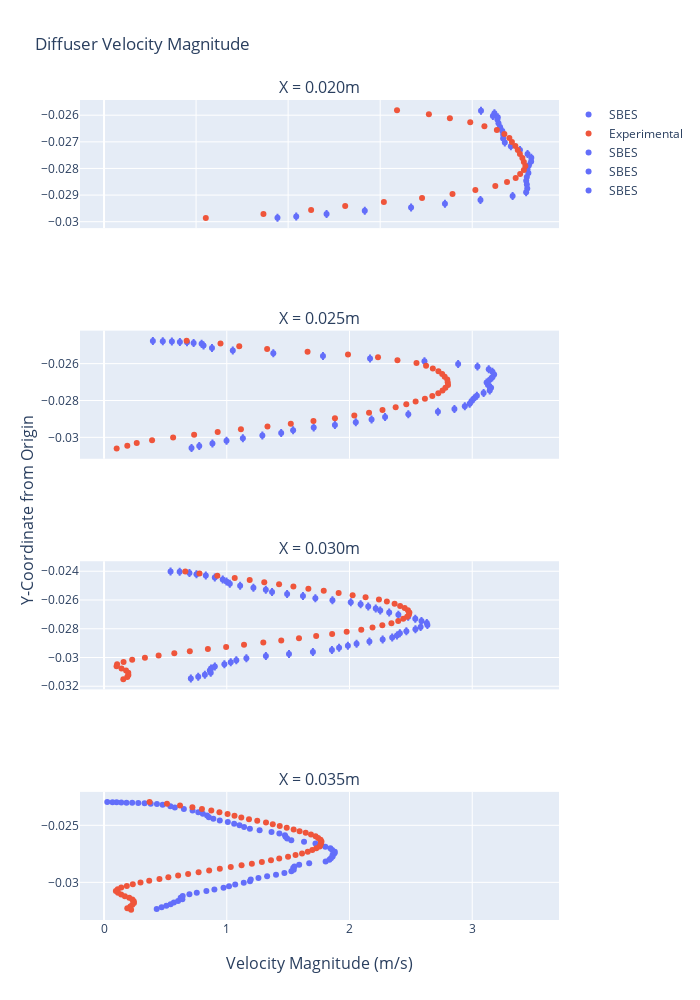

The code cell stored with this chart in its notebook:
### Code cell
color10_16 = ['#636EFA', '#EF553B', '#00CC96', '#AB63FA', '#FFA15A', '#19D3F3', '#FF6692', '#B6E880', '#FF97FF',
              '#FECB52']
fig1 = make_subplots(
    rows=4,
    cols=1,
    shared_xaxes=True,
    x_title="Velocity Magnitude (m/s)",
    y_title="Y-Coordinate from Origin",
    subplot_titles=("X = 0.020m", "X = 0.025m", "X = 0.030m", "X = 0.035m"))

fig1.add_trace(go.Scatter(x=d1_df['velocity-magnitude_bin_mean'],
                          y=d1_df['y-coordinate_bin_mean'],
                          mode='markers',
                          name='SBES',
                          line=dict(color=color10_16[0]),
                          # error_x_array=d4_df['velocity-magnitude_std'],
                          error_x_array=d1_df['y-coordinate_std']
                          ),
               row=1, col=1)

fig1.add_trace(go.Scatter(x=experimental_df['inst_Vmag'],
                          y=experimental_df['Y'],
                          mode='markers',
                          name='Experimental',
                          line=dict(color=color10_16[1])),
               row=1, col=1)

fig1.add_trace(go.Scatter(x=d2_df['velocity-magnitude_bin_mean'],
                          y=d2_df['y-coordinate_bin_mean'],
                          mode='markers',
                          name='SBES',
                          line=dict(color=color10_16[0]),
                          # error_x_array=d4_df['velocity-magnitude_std'],
                          error_x_array=d2_df['y-coordinate_std']
                          ),
               row=2, col=1)

fig1.add_trace(go.Scatter(x=experimental_df['inst_Vmag.1'],
                          y=experimental_df['Y.1'],
                          mode='markers',
                          name='Experimental',
                          line=dict(color=color10_16[1]),
                          showlegend=False),
               row=2, col=1)

fig1.add_trace(go.Scatter(x=d3_df['velocity-magnitude_bin_mean'],
                          y=d3_df['y-coordinate_bin_mean'],
                          mode='markers',
                          name='SBES',
                          line=dict(color=color10_16[0]),
                          # error_x_array=d4_df['velocity-magnitude_std'],
                          error_x_array=d3_df['y-coordinate_std']
                          ),
               row=3, col=1)

fig1.add_trace(go.Scatter(x=experimental_df['inst_Vmag.2'],
                          y=experimental_df['Y.2'],
                          mode='markers',
                          name='Experimental',
                          line=dict(color=color10_16[1]),
                          showlegend=False),
               row=3, col=1)

fig1.add_trace(go.Scatter(x=d4_df['velocity-magnitude_bin_mean'],
                          y=d4_df['y-coordinate_bin_mean'],
                          mode='markers',
                          name='SBES',
                          line=dict(color=color10_16[0])
                          # error_x_array=d4_df['velocity-magnitude_std']
                          # error_x_array=d4_df['y-coordinate_std']
                          ),
               row=4, col=1)

fig1.add_trace(go.Scatter(x=experimental_df['inst_Vmag.3'],
                          y=experimental_df['Y.3'],
                          mode='markers',
                          name='Experimental',
                          line=dict(color=color10_16[1]),
                          showlegend=False),
               row=4, col=1)

fig1.update_layout(height=1000, width=700,
                   title_text="Diffuser Velocity Magnitude",
                   xaxis=dict(
                       tickmode='linear',
                       tick0=0,
                       dtick=0.75
                   ))

fig1.show()

### Figure 1 — Plotly figure (JSON) as saved in the notebook; plotly's stock layout.template omitted (floating-point values rounded to 4 significant figures)
{"data": [{"error_x": {"array": [0.0, 0.0, 0.0, 0.0, 0.0, 0.0, 9.022e-10, 0.0, 0.0, 0.0, 0.0, 8.008e-10, 0.0, 0.0, 0.0, 0.0, 7.197e-10, 0.0, 9.022e-10, 0.0, 0.0, 9.022e-10, 0.0, 9.424e-10, 0.0, 0.0, 6.083e-10, 0.0, 0.0, 0.0, 0.0, 8.008e-10]}, "line": {"color": "#636EFA"}, "mode": "markers", "name": "SBES", "type": "scatter", "x": [3.072, 3.181, 3.168, 3.208, 3.205, 3.214, 3.227, 3.245, 3.252, 3.252, 3.266, 3.315, 3.389, 3.451, 3.481, 3.48, 3.461, 3.45, 3.458, 3.445, 3.44, 3.445, 3.448, 3.439, 3.329, 3.067, 2.778, 2.502, 2.125, 1.813, 1.566, 1.413], "xaxis": "x", "y": [-0.02583, -0.02592, -0.02603, -0.02607, -0.02616, -0.0263, -0.02645, -0.02659, -0.02673, -0.02688, -0.02702, -0.02717, -0.02731, -0.02745, -0.0276, -0.02774, -0.02789, -0.02803, -0.02817, -0.02832, -0.02846, -0.02861, -0.02875, -0.02889, -0.02904, -0.02918, -0.02933, -0.02947, -0.02959, -0.02971, -0.02981, -0.02985], "yaxis": "y"}, {"line": {"color": "#EF553B"}, "mode": "markers", "name": "Experimental", "type": "scatter", "x": [2.387, 2.647, 2.818, 2.984, 3.099, 3.201, 3.262, 3.303, 3.324, 3.351, 3.371, 3.389, 3.409, 3.421, 3.433, 3.421, 3.39, 3.354, 3.283, 3.188, 3.026, 2.839, 2.591, 2.28, 1.965, 1.687, 1.299, 0.8291, null, null, null, null, null, null, null, null, null, null, null, null, null, null, null, null, null, null, null, null, null, null, null, null, null, null, null, null, null, null, null, null, null, null, null, null], "xaxis": "x", "y": [-0.02581, -0.02596, -0.02611, -0.02626, -0.02641, -0.02656, -0.02671, -0.02686, -0.02701, -0.02716, -0.02731, -0.02746, -0.02761, -0.02776, -0.02791, -0.02806, -0.02821, -0.02836, -0.02851, -0.02866, -0.02881, -0.02896, -0.02911, -0.02926, -0.02941, -0.02956, -0.02971, -0.02986, null, null, null, null, null, null, null, null, null, null, null, null, null, null, null, null, null, null, null, null, null, null, null, null, null, null, null, null, null, null, null, null, null, null, null, null], "yaxis": "y"}, {"error_x": {"array": [7.197e-10, 0.0, 0.0, 0.0, 0.0, 8.008e-10, 5.355e-10, 0.0, 6.083e-10, 0.0, 6.083e-10, 0.0, 0.0, 6.083e-10, 0.0, 0.0, 0.0, 5.355e-10, 5.355e-10, 0.0, 0.0, 9.175e-10, 0.0, 0.0, 9.342e-10, 0.0, 0.0, 0.0, 0.0, 8.88e-10, 0.0, 7.236e-10, 9.175e-10, 0.0, 9.022e-10, 0.0, 8.008e-10, 0.0, 0.0, 9.022e-10, 0.0, 8.374e-10, 0.0, 0.0, 0.0, 0.0, 4.442e-10]}, "line": {"color": "#636EFA"}, "mode": "markers", "name": "SBES", "type": "scatter", "x": [0.7128, 0.7757, 0.8832, 0.9979, 1.131, 1.29, 1.443, 1.541, 1.708, 1.881, 2.051, 2.18, 2.29, 2.479, 2.721, 2.855, 2.939, 2.979, 2.995, 3.013, 0.3978, 0.4787, 0.5527, 0.618, 0.676, 0.73, 0.7949, 0.8107, 0.8794, 1.049, 1.379, 1.784, 2.167, 2.611, 2.885, 3.043, 3.135, 3.164, 3.179, 3.164, 3.144, 3.117, 3.129, 3.154, 3.143, 3.093, 3.038], "xaxis": "x2", "y": [-0.03057, -0.03047, -0.03033, -0.03019, -0.03005, -0.0299, -0.02976, -0.02961, -0.02947, -0.02933, -0.02918, -0.02904, -0.02889, -0.02875, -0.02861, -0.02846, -0.02832, -0.02817, -0.02803, -0.02789, -0.02477, -0.02478, -0.0248, -0.02482, -0.02485, -0.02488, -0.02492, -0.02502, -0.02515, -0.02529, -0.02544, -0.02558, -0.02573, -0.02587, -0.02601, -0.02616, -0.0263, -0.02645, -0.02659, -0.02673, -0.02688, -0.02702, -0.02717, -0.02731, -0.02745, -0.0276, -0.02774], "yaxis": "y2"}, {"line": {"color": "#EF553B"}, "mode": "markers", "name": "Experimental", "showlegend": false, "type": "scatter", "x": [0.6731, 0.949, 1.102, 1.329, 1.658, 1.988, 2.232, 2.391, 2.546, 2.624, 2.679, 2.725, 2.755, 2.776, 2.797, 2.8, 2.803, 2.782, 2.758, 2.723, 2.675, 2.614, 2.539, 2.463, 2.376, 2.269, 2.159, 2.039, 1.881, 1.706, 1.522, 1.332, 1.115, 0.926, 0.734, 0.5628, 0.3912, 0.2663, 0.1895, 0.1029, null, null, null, null, null, null, null, null, null, null, null, null, null, null, null, null, null, null, null, null, null, null, null, null], "xaxis": "x2", "y": [-0.02476, -0.02491, -0.02506, -0.02521, -0.02536, -0.02551, -0.02566, -0.02581, -0.02596, -0.02611, -0.02626, -0.02641, -0.02656, -0.02671, -0.02686, -0.02701, -0.02716, -0.02731, -0.02746, -0.02761, -0.02776, -0.02791, -0.02806, -0.02821, -0.02836, -0.02851, -0.02866, -0.02881, -0.02896, -0.02911, -0.02926, -0.02941, -0.02956, -0.02971, -0.02986, -0.03001, -0.03016, -0.03031, -0.03046, -0.03061, null, null, null, null, null, null, null, null, null, null, null, null, null, null, null, null, null, null, null, null, null, null, null, null], "yaxis": "y2"}, {"error_x": {"array": [1.341e-09, 0.0, 0.0, 0.0, 0.0, 0.0, 3.19e-10, 0.0, 0.0, 0.0, 0.0, 0.0, 0.0, 0.0, 0.0, 0.0, 0.0, 0.0, 0.0, 0.0, 0.0, 0.0, 0.0, 9.374e-10, 0.0, 0.0, 8.052e-10, 0.0, 0.0, 0.0, 0.0, 0.0, 0.0, 0.0, 0.0, 0.0, 0.0, 0.0, 7.197e-10, 0.0, 0.0, 0.0, 0.0, 0.0, 0.0, 0.0, 0.0, 0.0, 0.0, 0.0, 0.0, 0.0, 0.0, 0.0, 0.0]}, "line": {"color": "#636EFA"}, "mode": "markers", "name": "SBES", "type": "scatter", "x": [0.7073, 0.7674, 0.8215, 0.8694, 0.8618, 0.8721, 0.9028, 0.9805, 1.032, 1.078, 1.16, 1.319, 1.507, 1.702, 1.857, 1.915, 1.987, 2.058, 2.162, 2.27, 2.348, 2.387, 2.41, 2.463, 0.542, 0.6162, 0.696, 0.7531, 0.829, 0.9026, 0.9671, 0.9976, 1.025, 1.109, 1.217, 1.318, 1.369, 1.492, 1.621, 1.722, 1.861, 2.01, 2.091, 2.153, 2.214, 2.251, 2.323, 2.398, 2.478, 2.536, 2.586, 2.63, 2.635, 2.579, 2.537], "xaxis": "x3", "y": [-0.03146, -0.03134, -0.0312, -0.03105, -0.03091, -0.03077, -0.03062, -0.03048, -0.03033, -0.03019, -0.03005, -0.0299, -0.02976, -0.02961, -0.02947, -0.02933, -0.02918, -0.02904, -0.02889, -0.02875, -0.02861, -0.02846, -0.02832, -0.02817, -0.02401, -0.02404, -0.02412, -0.0242, -0.02429, -0.02443, -0.02457, -0.02472, -0.02486, -0.02501, -0.02515, -0.02529, -0.02544, -0.02558, -0.02573, -0.02587, -0.02601, -0.02616, -0.0263, -0.02645, -0.02659, -0.02673, -0.02688, -0.02702, -0.02717, -0.02731, -0.02745, -0.0276, -0.02774, -0.02789, -0.02803], "yaxis": "y3"}, {"line": {"color": "#EF553B"}, "mode": "markers", "name": "Experimental", "showlegend": false, "type": "scatter", "x": [0.6622, 0.7779, 0.9233, 1.065, 1.187, 1.306, 1.426, 1.543, 1.665, 1.79, 1.912, 2.026, 2.131, 2.24, 2.304, 2.367, 2.412, 2.45, 2.476, 2.488, 2.485, 2.47, 2.438, 2.397, 2.342, 2.268, 2.188, 2.096, 1.977, 1.859, 1.728, 1.588, 1.444, 1.298, 1.141, 0.995, 0.8462, 0.6989, 0.5725, 0.4448, 0.3331, 0.2292, 0.1589, 0.1065, 0.102, 0.1425, 0.1793, 0.1973, 0.1985, 0.1892, 0.157, null, null, null, null, null, null, null, null, null, null, null, null, null], "xaxis": "x3", "y": [-0.02401, -0.02416, -0.02431, -0.02446, -0.02461, -0.02476, -0.02491, -0.02506, -0.02521, -0.02536, -0.02551, -0.02566, -0.02581, -0.02596, -0.02611, -0.02626, -0.02641, -0.02656, -0.02671, -0.02686, -0.02701, -0.02716, -0.02731, -0.02746, -0.02761, -0.02776, -0.02791, -0.02806, -0.02821, -0.02836, -0.02851, -0.02866, -0.02881, -0.02896, -0.02911, -0.02926, -0.02941, -0.02956, -0.02971, -0.02986, -0.03001, -0.03016, -0.03031, -0.03046, -0.03061, -0.03076, -0.03091, -0.03106, -0.03121, -0.03136, -0.03151, null, null, null, null, null, null, null, null, null, null, null, null, null], "yaxis": "y3"}, {"line": {"color": "#636EFA"}, "mode": "markers", "name": "SBES", "type": "scatter", "x": [1.479, 1.474, 1.429, 1.365, 1.268, 1.188, 1.141, 1.104, 1.06, 1.009, 0.943, 0.8908, 0.8544, 0.8396, 0.805, 0.768, 0.7213, 0.6504, 0.5769, 0.5405, 0.4773, 0.4311, 0.3803, 0.3304, 0.279, 0.2295, 0.183, 0.1405, 0.1025, 0.06883, 0.02636, 0.4291, 0.4692, 0.5079, 0.5423, 0.5691, 0.6033, 0.6382, 0.6244, 0.6408, 0.6957, 0.7556, 0.834, 0.8992, 0.9737, 1.018, 1.069, 1.138, 1.189, 1.195, 1.258, 1.329, 1.401, 1.47, 1.527, 1.546, 1.541, 1.551, 1.59, 1.672, 1.805, 1.836, 1.849, 1.863, 1.862, 1.878, 1.88, 1.859, 1.844, 1.803, 1.771, 1.723, 1.63, 1.526, 1.492], "xaxis": "x4", "y": [-0.02601, -0.02587, -0.02573, -0.02558, -0.02544, -0.02529, -0.02515, -0.02501, -0.02486, -0.02472, -0.02457, -0.02443, -0.02429, -0.02414, -0.024, -0.02385, -0.02371, -0.02357, -0.02345, -0.02333, -0.02321, -0.02314, -0.02311, -0.02308, -0.02305, -0.02303, -0.02301, -0.023, -0.02298, -0.02297, -0.02296, -0.03233, -0.03219, -0.03206, -0.03192, -0.03177, -0.03163, -0.03149, -0.03134, -0.0312, -0.03105, -0.03091, -0.03077, -0.03062, -0.03048, -0.03033, -0.03019, -0.03005, -0.0299, -0.02976, -0.02961, -0.02947, -0.02933, -0.02918, -0.02904, -0.02889, -0.02875, -0.02861, -0.02846, -0.02832, -0.02817, -0.02803, -0.02789, -0.02774, -0.0276, -0.02745, -0.02731, -0.02717, -0.02702, -0.02688, -0.02673, -0.02659, -0.02645, -0.0263, -0.02616], "yaxis": "y4"}, {"line": {"color": "#EF553B"}, "mode": "markers", "name": "Experimental", "showlegend": false, "type": "scatter", "x": [0.3707, 0.5128, 0.6192, 0.7198, 0.7978, 0.8739, 0.9402, 1.007, 1.063, 1.118, 1.181, 1.248, 1.32, 1.375, 1.432, 1.489, 1.545, 1.593, 1.643, 1.686, 1.724, 1.744, 1.764, 1.771, 1.769, 1.764, 1.757, 1.73, 1.697, 1.66, 1.613, 1.56, 1.499, 1.427, 1.36, 1.286, 1.204, 1.121, 1.032, 0.9434, 0.8564, 0.7704, 0.6852, 0.6037, 0.5242, 0.4515, 0.3679, 0.2971, 0.2342, 0.1856, 0.1405, 0.1116, 0.09631, 0.1138, 0.1395, 0.1698, 0.2053, 0.2309, 0.2422, 0.2436, 0.2304, 0.2143, 0.1894, 0.2206], "xaxis": "x4", "y": [-0.02296, -0.02311, -0.02326, -0.02341, -0.02356, -0.02371, -0.02386, -0.02401, -0.02416, -0.02431, -0.02446, -0.02461, -0.02476, -0.02491, -0.02506, -0.02521, -0.02536, -0.02551, -0.02566, -0.02581, -0.02596, -0.02611, -0.02626, -0.02641, -0.02656, -0.02671, -0.02686, -0.02701, -0.02716, -0.02731, -0.02746, -0.02761, -0.02776, -0.02791, -0.02806, -0.02821, -0.02836, -0.02851, -0.02866, -0.02881, -0.02896, -0.02911, -0.02926, -0.02941, -0.02956, -0.02971, -0.02986, -0.03001, -0.03016, -0.03031, -0.03046, -0.03061, -0.03076, -0.03091, -0.03106, -0.03121, -0.03136, -0.03151, -0.03166, -0.03181, -0.03196, -0.03211, -0.03226, -0.03241], "yaxis": "y4"}], "layout": {"annotations": [{"font": {"size": 16}, "showarrow": false, "text": "X = 0.020m", "x": 0.5, "xanchor": "center", "xref": "paper", "y": 1.0, "yanchor": "bottom", "yref": "paper"}, {"font": {"size": 16}, "showarrow": false, "text": "X = 0.025m", "x": 0.5, "xanchor": "center", "xref": "paper", "y": 0.7188, "yanchor": "bottom", "yref": "paper"}, {"font": {"size": 16}, "showarrow": false, "text": "X = 0.030m", "x": 0.5, "xanchor": "center", "xref": "paper", "y": 0.4375, "yanchor": "bottom", "yref": "paper"}, {"font": {"size": 16}, "showarrow": false, "text": "X = 0.035m", "x": 0.5, "xanchor": "center", "xref": "paper", "y": 0.1562, "yanchor": "bottom", "yref": "paper"}, {"font": {"size": 16}, "showarrow": false, "text": "Velocity Magnitude (m/s)", "x": 0.5, "xanchor": "center", "xref": "paper", "y": 0, "yanchor": "top", "yref": "paper", "yshift": -30}, {"font": {"size": 16}, "showarrow": false, "text": "Y-Coordinate from Origin", "textangle": -90, "x": 0, "xanchor": "right", "xref": "paper", "xshift": -40, "y": 0.5, "yanchor": "middle", "yref": "paper"}], "height": 1000, "title": {"text": "Diffuser Velocity Magnitude"}, "width": 700, "xaxis": {"anchor": "y", "domain": [0.0, 1.0], "dtick": 0.75, "matches": "x4", "showticklabels": false, "tick0": 0, "tickmode": "linear"}, "xaxis2": {"anchor": "y2", "domain": [0.0, 1.0], "matches": "x4", "showticklabels": false}, "xaxis3": {"anchor": "y3", "domain": [0.0, 1.0], "matches": "x4", "showticklabels": false}, "xaxis4": {"anchor": "y4", "domain": [0.0, 1.0]}, "yaxis": {"anchor": "x", "domain": [0.8438, 1.0]}, "yaxis2": {"anchor": "x2", "domain": [0.5625, 0.7188]}, "yaxis3": {"anchor": "x3", "domain": [0.2812, 0.4375]}, "yaxis4": {"anchor": "x4", "domain": [0.0, 0.1562]}}}
